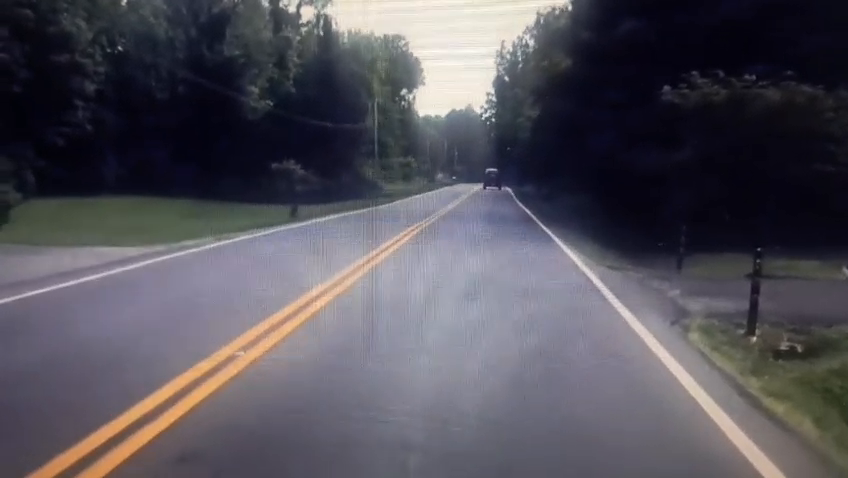
#> input picture frame 45 of lanedetection.mp4, 848 x 478 px, given in place of annaaction.mp4, which was not available
$ python motiondetect.py
#> lines starting #> are read from the running program, lines starting #| are printed output that depends on the picture; after the words box and inside, x2 and y2 are one past the last pixel; in counts of white or black regions, pixels touching at a corner belong together
import cv2

cap = cv2.VideoCapture("annaaction.mp4")

ret, frame1 = cap.read()
#> frame1 is the input picture: shape (478, 848, 3); mean B, G, R 90.3, 81.8, 84.4
ret, frame2 = cap.read()
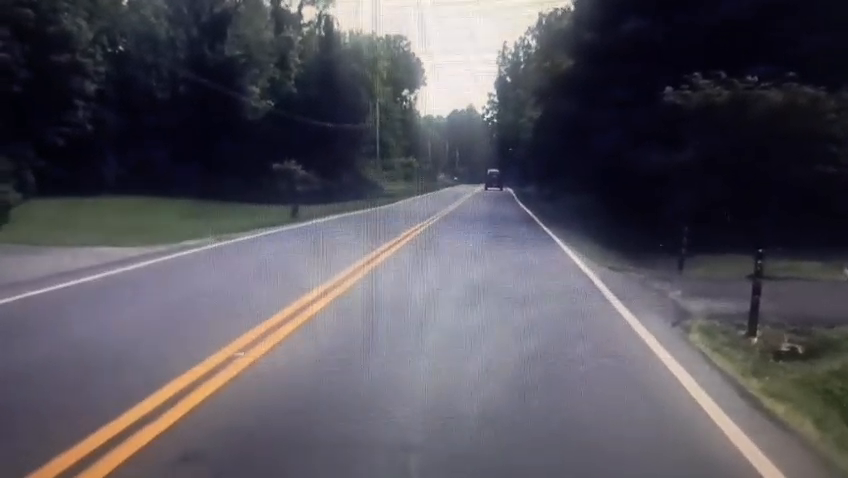
#> input picture frame 46 of lanedetection.mp4, 848 x 478 px, given in place of annaaction.mp4, which was not available
#> frame2 is the input picture: shape (478, 848, 3); mean B, G, R 91.1, 82.4, 85

while cap.isOpened():

    diff = cv2.absdiff(frame1, frame2)
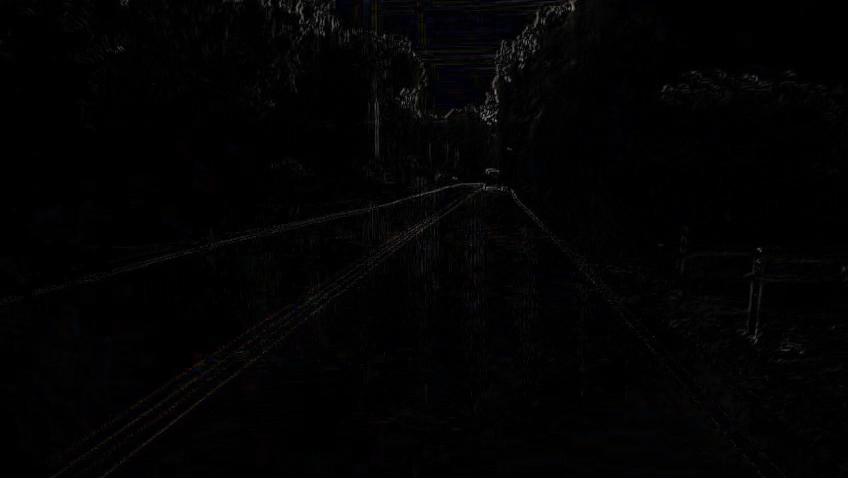
#> diff: shape (478, 848, 3); mean B, G, R 2.7, 2.5, 2.6
    gray = cv2.cvtColor(diff, cv2.COLOR_BGR2GRAY)
    blur = cv2.GaussianBlur(gray, (5,5), 0)

    _, thresh = cv2.threshold(blur, 20, 255, cv2.THRESH_BINARY)
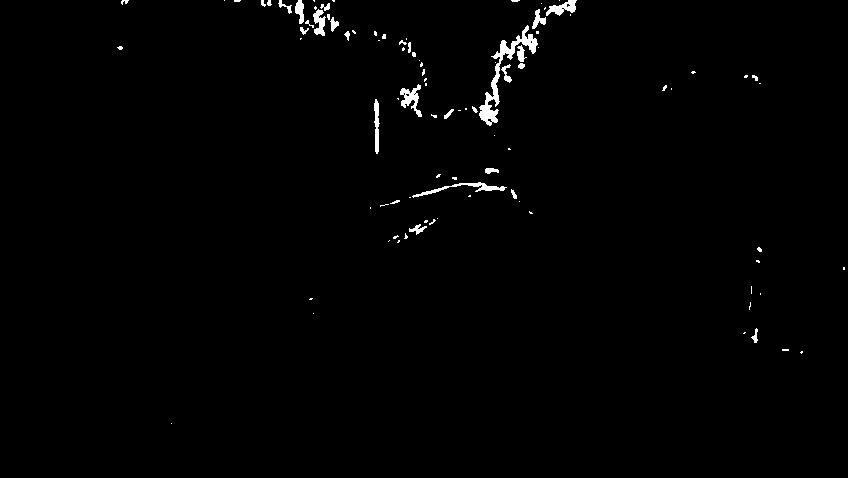
#> thresh: shape (478, 848); 1% white; 96 white regions (66 under 20 px)

    contours, _ = cv2.findContours(thresh, cv2.RETR_TREE, cv2.CHAIN_APPROX_SIMPLE)
#> contours = 104 contours, 83 with area under 20; largest, box (x1, y1, x2, y2) and area: (479, 25, 538, 126) 868, (400, 84, 422, 117) 250, (412, 182, 507, 198) 223, (546, 0, 577, 16) 218, (313, 9, 326, 36) 170

    for contour in contours:
        if cv2.contourArea(contour) < 1000:
            continue

        x,y,w,h = cv2.boundingRect(contour)
        cv2.rectangle(frame1,(x,y),(x+w,y+h),(0,255,0),2)
#> this loop made 104 passes
#> contour on passes 1, 3, 4, 6, 8, 9, 10, 11, 15, 21, 23, 25: [[171, 423]], [[782, 349], [782, 350], [788, 350], [788, 349]], [[744, 332], [743, 333], [744, 333], [745, 332]], [[313, 313]], [[310, 298], [309, 299], [311, 299], [312, 298]], [[760, 293], [760, 294]], [[751, 286], [751, 293]], [[843, 267], [843, 269], [844, 269], [844, 267]], [[389, 240], [388, 241]], [[437, 218]], [[370, 207], [370, 208]], [[519, 201]]

    cv2.imshow("Motion Detection", frame1)

    frame1 = frame2
    ret, frame2 = cap.read()

    if cv2.waitKey(30) & 0xFF == 27:
#> (key Esc is pressed here)
        break

cap.release()
cv2.destroyAllWindows()

$ run again, starting later in the video
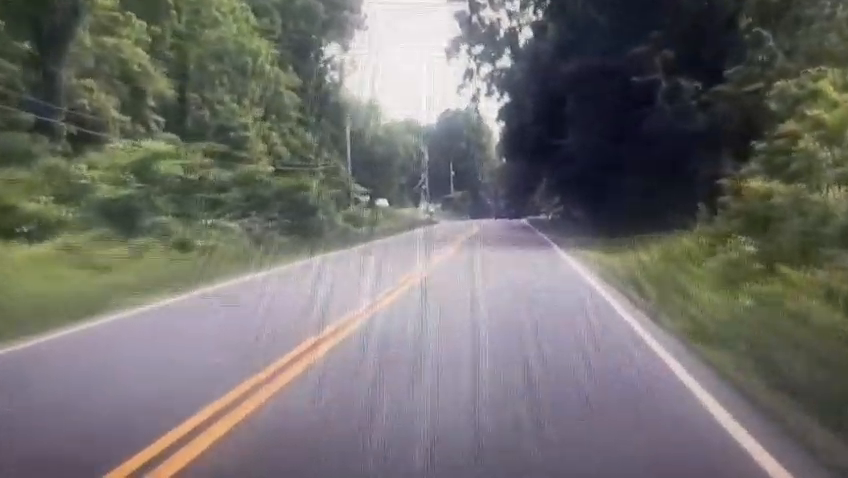
#> input picture frame 205 of lanedetection.mp4, 848 x 478 px, given in place of annaaction.mp4, which was not available
#> frame1 is the input picture: shape (478, 848, 3); mean B, G, R 108.5, 110.9, 112.6
#> `_, thresh = cv2.threshold(blur, 20, 255, cv2.THRESH_BINARY)`:
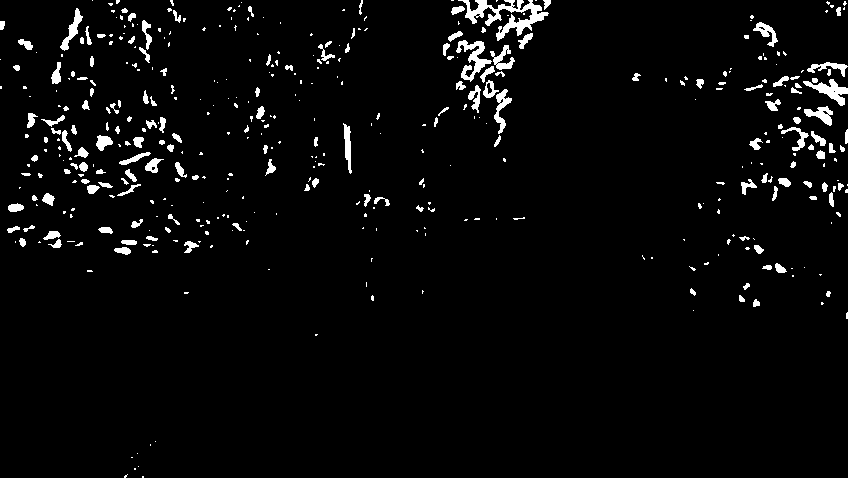
#> thresh: shape (478, 848); 3.4% white; 436 white regions (276 under 20 px)
#> contours = 448 contours, 336 with area under 20; largest, box (x1, y1, x2, y2) and area: (458, 0, 549, 41) 1017, (456, 40, 492, 82) 453, (803, 79, 848, 106) 396, (494, 89, 512, 134) 256, (804, 106, 833, 126) 246
#> the loop `for contour in contours:` made 448 passes
#> contour on passes 1, 3, 4: [[142, 476], [142, 477], [143, 477], [143, 476]], [[134, 468], [134, 469], [135, 469], [135, 468]], [[138, 466]]
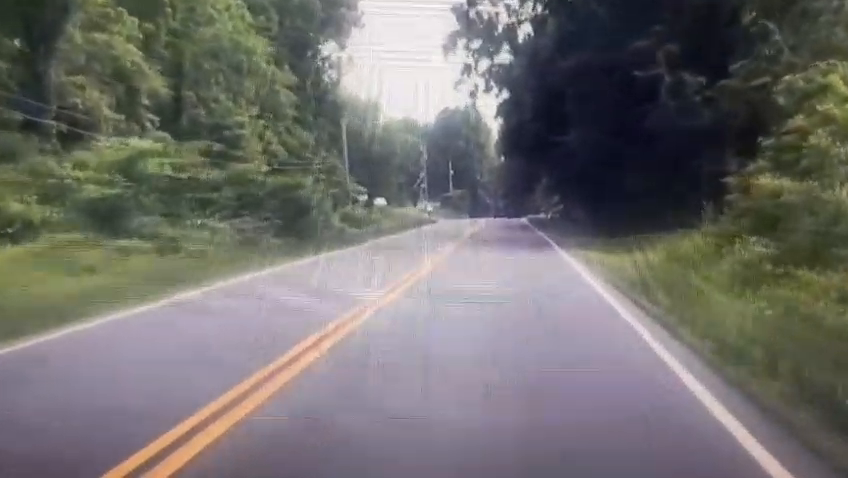
#> input picture frame 207 of lanedetection.mp4, 848 x 478 px, given in place of annaaction.mp4, which was not available
#> frame2 is the input picture: shape (478, 848, 3); mean B, G, R 108.9, 110.9, 112.8

$ run again, starting later in the video
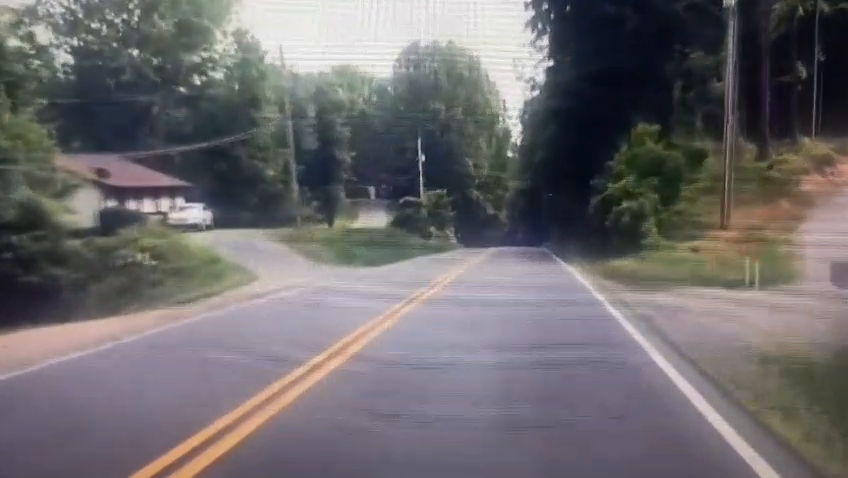
#> input picture frame 364 of lanedetection.mp4, 848 x 478 px, given in place of annaaction.mp4, which was not available
#> frame1 is the input picture: shape (478, 848, 3); mean B, G, R 108.7, 106.2, 109.1
#> `_, thresh = cv2.threshold(blur, 20, 255, cv2.THRESH_BINARY)`:
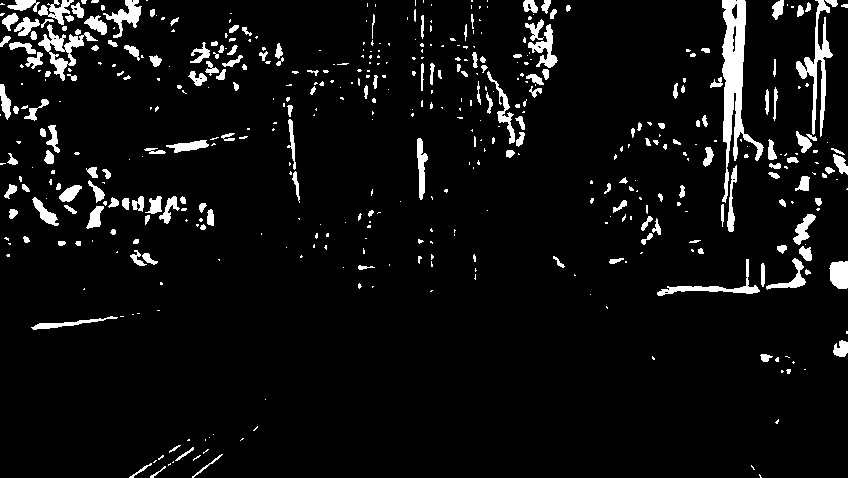
#> thresh: shape (478, 848); 6% white; 480 white regions (290 under 20 px)
#> contours = 494 contours, 345 with area under 20; largest, box (x1, y1, x2, y2) and area: (722, 0, 764, 203) 2772, (796, 0, 833, 137) 1016, (38, 24, 98, 81) 924, (657, 259, 760, 296) 482, (103, 0, 142, 38) 438
#> the loop `for contour in contours:` made 494 passes
#> contour on passes 6, 7, 14: [[173, 461], [172, 462], [173, 462]], [[155, 460], [153, 462], [154, 462], [156, 460]], [[205, 439], [205, 440]]
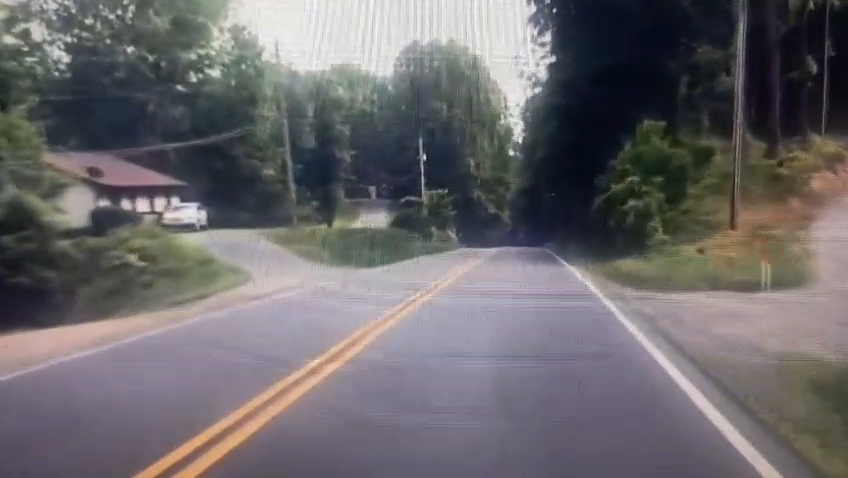
#> input picture frame 366 of lanedetection.mp4, 848 x 478 px, given in place of annaaction.mp4, which was not available
#> frame2 is the input picture: shape (478, 848, 3); mean B, G, R 107, 103.8, 106.8
